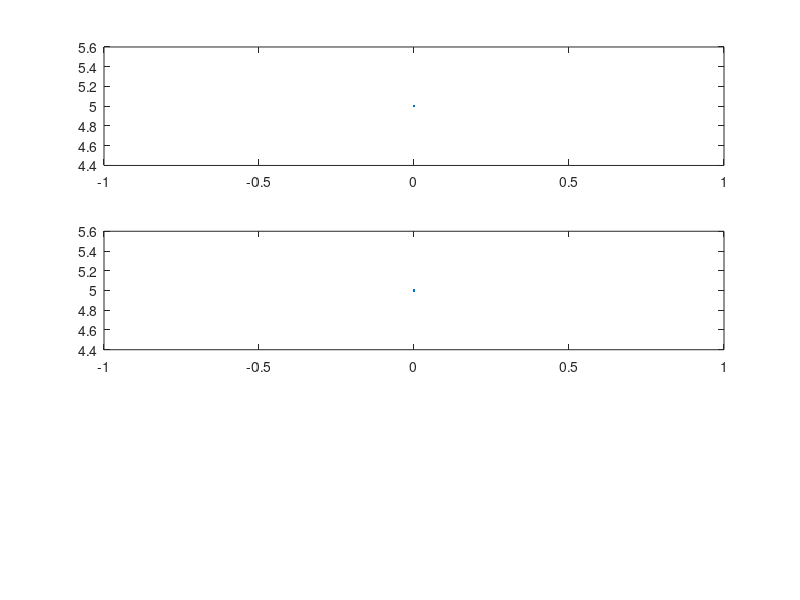

Write the MATLAB code that produced this figure.
clc;
clear all;
close all;
xn=input('Enter input value of xn:');
N=length(xn);
t=0:N-1;
subplot(3,1,1);
plot(t,xn)
xk=zeros(1,N);
for k=0:N-1
    for n=0:N-1
        xk(k+1)=xk(k+1)+(xn(n+1)*exp((-1j)*2*pi*k*n/N));
    end 
end
mag=abs(xk);
subplot(3,1,2);
t=0:N-1;
plot(t,mag)